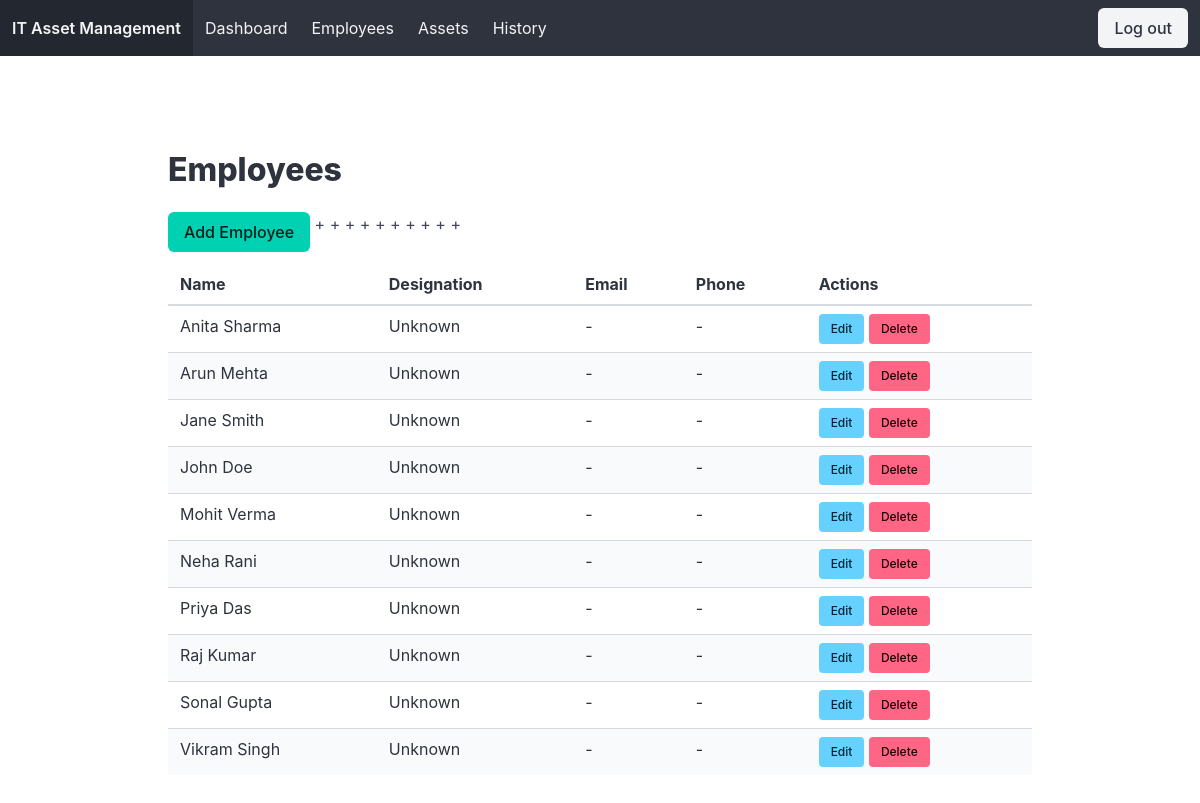
Screenshot of /employees/ (signed in) with the database file from the repository.
### assets/models.py (models this page shows, shortened)
class Employee(models.Model):
    first_name = models.CharField(max_length=100)
    last_name = models.CharField(max_length=100)
    section = models.CharField(max_length=100, blank=True, null=True)
    designation = models.CharField(max_length=150)
    email = models.EmailField(unique=True, blank=True, null=True)
    phone = models.CharField(max_length=15, unique=True, blank=True, null=True)
    created_at = models.DateTimeField(auto_now_add=True)
    class Meta:
        ordering = ["first_name", "last_name"]

### assets/views/employee.py (the view)
# urls.py: path("employees/", employee_list, name="employee_list"),
@login_required
def employee_list(request):
    employees = Employee.objects.all()
    return render(request, "employee/list.html", {"employees": employees})

### common/current_user.py (called while the page is built)
def set_current_user(user):
    _local.user = user

def clear_current_user():
    if hasattr(_local, "user"):
        del _local.user

    def __call__(self, request):
        set_current_user(getattr(request, "user", None))
        response = self.get_response(request)
        clear_current_user()
        return response

### assets/templates/employee/list.html (shortened to what this page needs)
{% extends 'base.html' %}
{% block content %}
<section class="section">
    <div class="container">
        <h1 class="title">Employees</h1>
        <a href="{% url 'employee_create' %}" class="button is-primary mb-3">Add Employee</a>
        <table class="table is-striped is-fullwidth">
            <thead>
                <tr>
                    <th>Name</th>
                    <th>Designation</th>
                    <th>Email</th>
                    <th>Phone</th>
                    <th>Actions</th>
                </tr>
            </thead>
            <tbody>
                {% for emp in employees %}
                <tr>
                    <td>{{ emp.first_name }} {{ emp.last_name }}</td>
                    <td>{{ emp.designation }}</td>
                    <td>{{ emp.email|default_if_none:"-" }}</td>
+                   <td>{{ emp.phone|default_if_none:"-" }}</td>
                    <td>
                        <a href="{% url 'employee_edit' emp.id %}" class="button is-small is-info">Edit</a>
                        {% if perms.assets.delete_employee %}
                        <form method="post" action="{% url 'employee_delete' emp.id %}" style="display:inline;">
                        <button class="button is-small is-danger" type="submit">Delete</button>
                        </form>
                        {% endif %}
                    </td>
                </tr>
                {% empty %}
                <tr>
                    <td colspan="6">No employees found.</td>
                </tr>
                {% endfor %}
            </tbody>
        </table>
    </div>
</section>
{% endblock %}

### rows the page displays
Employee: first_name "Anita", last_name "Sharma", designation "Unknown", email "-", phone "-"
Employee: first_name "Arun", last_name "Mehta", designation "Unknown", email "-", phone "-"
Employee: first_name "Jane", last_name "Smith", designation "Unknown", email "-", phone "-"
Employee: first_name "John", last_name "Doe", designation "Unknown", email "-", phone "-"
Employee: first_name "Mohit", last_name "Verma", designation "Unknown", email "-", phone "-"
Employee: first_name "Neha", last_name "Rani", designation "Unknown", email "-", phone "-"
Employee: first_name "Priya", last_name "Das", designation "Unknown", email "-", phone "-"
Employee: first_name "Raj", last_name "Kumar", designation "Unknown", email "-", phone "-"
Employee: first_name "Sonal", last_name "Gupta", designation "Unknown", email "-", phone "-"
Employee: first_name "Vikram", last_name "Singh", designation "Unknown", email "-", phone "-"
